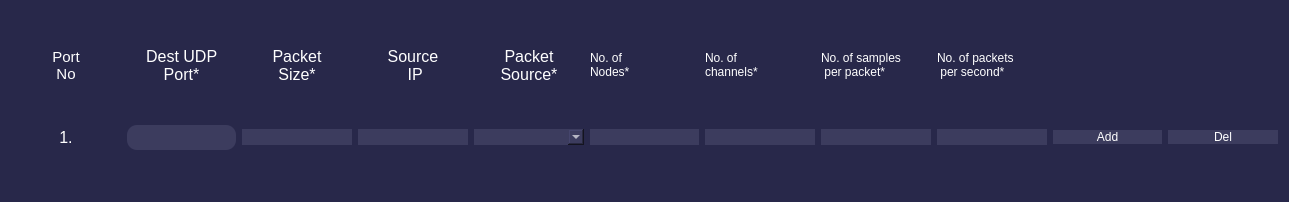
             <widget class="QWidget" name="scrollAreaWidgetContents">
              <property name="geometry">
               <rect>
                <x>0</x>
                <y>0</y>
                <width>1289</width>
                <height>202</height>
               </rect>
              </property>
              <property name="styleSheet">
               <string notr="true">border-radius : 10px;background-color: rgba(40,40,74,255);
color: rgb(255, 255, 255);</string>
              </property>
              <layout class="QHBoxLayout" name="horizontalLayout_8">
               <item>
                <layout class="QHBoxLayout" name="horizontalLayout_5">
                 <item>
                  <layout class="QGridLayout" name="details" columnstretch="0,0,0,0,0,0,0,0,0,0,0">
                   <property name="spacing">
                    <number>6</number>
                   </property>
                   <item row="0" column="4">
                    <widget class="QLabel" name="label_05">
                     <property name="sizePolicy">
                      <sizepolicy hsizetype="Minimum" vsizetype="Preferred">
                       <horstretch>0</horstretch>
                       <verstretch>0</verstretch>
                      </sizepolicy>
                     </property>
                     <property name="minimumSize">
                      <size>
                       <width>30</width>
                       <height>30</height>
                      </size>
                     </property>
                     <property name="maximumSize">
                      <size>
                       <width>16777215</width>
                       <height>30</height>
                      </size>
                     </property>
                     <property name="font">
                      <font>
                       <pointsize>12</pointsize>
                      </font>
                     </property>
                     <property name="styleSheet">
                      <string notr="true">color : rgb(255,255,255)</string>
                     </property>
                     <property name="text">
                      <string>Packet 
Source*</string>
                     </property>
                     <property name="alignment">
                      <set>Qt::AlignCenter</set>
                     </property>
                    </widget>
                   </item>
                   <item row="1" column="6">
                    <widget class="QLineEdit" name="lineEdit16">
                     <property name="sizePolicy">
                      <sizepolicy hsizetype="Minimum" vsizetype="Fixed">
                       <horstretch>0</horstretch>
                       <verstretch>0</verstretch>
                      </sizepolicy>
                     </property>
                     <property name="minimumSize">
                      <size>
                       <width>30</width>
                       <height>0</height>
                      </size>
                     </property>
                     <property name="styleSheet">
                      <string notr="true">background-color: rgba(60,60,94,255);
color: rgb(255, 255, 255);

</string>
                     </property>
                    </widget>
                   </item>
                   <item row="1" column="9">
                    <widget class="QPushButton" name="addacoustic">
                     <property name="minimumSize">
                      <size>
                       <width>30</width>
                       <height>0</height>
                      </size>
                     </property>
                     <property name="styleSheet">
                      <string notr="true">QPushButton#addacoustic{color: rgb(255,255,255);
background-color: rgba(60,60,94,255);
}
QPushButton#addacoustic::hover{
color: rgb(255,255,255);
background-color: rgba(60,60,94,255);
font: 13pt &quot;Ubuntu&quot;;}</string>
                     </property>
                     <property name="text">
                      <string>Add</string>
                     </property>
                    </widget>
                   </item>
                   <item row="1" column="5">
                    <widget class="QLineEdit" name="lineEdit15">
                     <property name="sizePolicy">
                      <sizepolicy hsizetype="Minimum" vsizetype="Fixed">
                       <horstretch>0</horstretch>
                       <verstretch>0</verstretch>
                      </sizepolicy>
                     </property>
                     <property name="minimumSize">
                      <size>
                       <width>20</width>
                       <height>0</height>
                      </size>
                     </property>
                     <property name="styleSheet">
                      <string notr="true">background-color: rgba(60,60,94,255);
color: rgb(255, 255, 255);

</string>
                     </property>
                    </widget>
                   </item>
                   <item row="0" column="8">
                    <widget class="QLabel" name="label_42">
                     <property name="sizePolicy">
                      <sizepolicy hsizetype="Minimum" vsizetype="Preferred">
                       <horstretch>0</horstretch>
                       <verstretch>0</verstretch>
                      </sizepolicy>
                     </property>
                     <property name="minimumSize">
                      <size>
                       <width>30</width>
                       <height>0</height>
                      </size>
                     </property>
                     <property name="styleSheet">
                      <string notr="true">color : rgb(255,255,255)</string>
                     </property>
                     <property name="text">
                      <string>No. of packets
 per second*</string>
                     </property>
                    </widget>
                   </item>
                   <item row="0" column="1">
                    <widget class="QLabel" name="label_01">
                     <property name="sizePolicy">
                      <sizepolicy hsizetype="Minimum" vsizetype="Preferred">
                       <horstretch>0</horstretch>
                       <verstretch>0</verstretch>
                      </sizepolicy>
                     </property>
                     <property name="minimumSize">
                      <size>
                       <width>30</width>
                       <height>30</height>
                      </size>
                     </property>
                     <property name="maximumSize">
                      <size>
                       <width>16777215</width>
                       <height>30</height>
                      </size>
                     </property>
                     <property name="font">
                      <font>
                       <pointsize>12</pointsize>
                      </font>
                     </property>
                     <property name="styleSheet">
                      <string notr="true">color : rgb(255,255,255)</string>
                     </property>
                     <property name="text">
                      <string>Dest UDP 
Port*</string>
                     </property>
                     <property name="alignment">
                      <set>Qt::AlignCenter</set>
                     </property>
                    </widget>
                   </item>
                   <item row="0" column="7">
                    <widget class="QLabel" name="label_39">
                     <property name="sizePolicy">
                      <sizepolicy hsizetype="Minimum" vsizetype="Preferred">
                       <horstretch>0</horstretch>
                       <verstretch>0</verstretch>
                      </sizepolicy>
                     </property>
                     <property name="minimumSize">
                      <size>
                       <width>30</width>
                       <height>0</height>
                      </size>
                     </property>
                     <property name="styleSheet">
                      <string notr="true">color : rgb(255,255,255)</string>
                     </property>
                     <property name="text">
                      <string>No. of samples
 per packet*</string>
                     </property>
                    </widget>
                   </item>
                   <item row="1" column="4">
                    <widget class="QComboBox" name="comboBox">
                     <property name="sizePolicy">
                      <sizepolicy hsizetype="Minimum" vsizetype="Fixed">
                       <horstretch>0</horstretch>
                       <verstretch>0</verstretch>
                      </sizepolicy>
                     </property>
                     <property name="minimumSize">
                      <size>
                       <width>30</width>
                       <height>0</height>
                      </size>
                     </property>
                     <property name="styleSheet">
                      <string notr="true">background-color: rgba(60,60,94,255);
color: rgb(255, 255, 255);

</string>
                     </property>
                     <property name="editable">
                      <bool>true</bool>
                     </property>
                    </widget>
                   </item>
                   <item row="0" column="6">
                    <widget class="QLabel" name="label_38">
                     <property name="sizePolicy">
                      <sizepolicy hsizetype="Minimum" vsizetype="Preferred">
                       <horstretch>0</horstretch>
                       <verstretch>0</verstretch>
                      </sizepolicy>
                     </property>
                     <property name="minimumSize">
                      <size>
                       <width>30</width>
                       <height>0</height>
                      </size>
                     </property>
                     <property name="styleSheet">
                      <string notr="true">color : rgb(255,255,255)</string>
                     </property>
                     <property name="text">
                      <string>No. of 
channels*</string>
                     </property>
                    </widget>
                   </item>
                   <item row="1" column="3">
                    <widget class="QLineEdit" name="lineEdit13">
                     <property name="sizePolicy">
                      <sizepolicy hsizetype="Minimum" vsizetype="Fixed">
                       <horstretch>0</horstretch>
                       <verstretch>0</verstretch>
                      </sizepolicy>
                     </property>
                     <property name="minimumSize">
                      <size>
                       <width>30</width>
                       <height>0</height>
                      </size>
                     </property>
                     <property name="styleSheet">
                      <string notr="true">background-color: rgba(60,60,94,255);
color: rgb(255, 255, 255);

</string>
                     </property>
                    </widget>
                   </item>
                   <item row="1" column="0">
                    <widget class="QLabel" name="label_10">
                     <property name="minimumSize">
                      <size>
                       <width>0</width>
                       <height>25</height>
                      </size>
                     </property>
                     <property name="maximumSize">
                      <size>
                       <width>16777215</width>
                       <height>25</height>
                      </size>
                     </property>
                     <property name="font">
                      <font>
                       <pointsize>12</pointsize>
                      </font>
                     </property>
                     <property name="styleSheet">
                      <string notr="true">color : rgb(255,255,255)</string>
                     </property>
                     <property name="text">
                      <string>1.</string>
                     </property>
                     <property name="alignment">
                      <set>Qt::AlignCenter</set>
                     </property>
                    </widget>
                   </item>
                   <item row="1" column="8">
                    <widget class="QLineEdit" name="lineEdit18">
                     <property name="sizePolicy">
                      <sizepolicy hsizetype="Minimum" vsizetype="Fixed">
                       <horstretch>0</horstretch>
                       <verstretch>0</verstretch>
                      </sizepolicy>
                     </property>
                     <property name="minimumSize">
                      <size>
                       <width>30</width>
                       <height>0</height>
                      </size>
                     </property>
                     <property name="styleSheet">
                      <string notr="true">background-color: rgba(60,60,94,255);
color: rgb(255, 255, 255);

</string>
                     </property>
                    </widget>
                   </item>
                   <item row="0" column="0">
                    <widget class="QLabel" name="label_00">
                     <property name="sizePolicy">
                      <sizepolicy hsizetype="Minimum" vsizetype="Preferred">
                       <horstretch>0</horstretch>
                       <verstretch>0</verstretch>
                      </sizepolicy>
                     </property>
                     <property name="minimumSize">
                      <size>
                       <width>30</width>
                       <height>30</height>
                      </size>
                     </property>
                     <property name="maximumSize">
                      <size>
                       <width>16777215</width>
                       <height>30</height>
                      </size>
                     </property>
                     <property name="font">
                      <font>
                       <pointsize>11</pointsize>
                      </font>
                     </property>
                     <property name="styleSheet">
                      <string notr="true">color : rgb(255,255,255)</string>
                     </property>
                     <property name="text">
                      <string>Port 
No</string>
                     </property>
                     <property name="alignment">
                      <set>Qt::AlignCenter</set>
                     </property>
                    </widget>
                   </item>
                   <item row="1" column="7">
                    <widget class="QLineEdit" name="lineEdit17">
                     <property name="sizePolicy">
                      <sizepolicy hsizetype="Minimum" vsizetype="Fixed">
                       <horstretch>0</horstretch>
                       <verstretch>0</verstretch>
                      </sizepolicy>
                     </property>
                     <property name="minimumSize">
                      <size>
                       <width>30</width>
                       <height>0</height>
                      </size>
                     </property>
                     <property name="styleSheet">
                      <string notr="true">background-color: rgba(60,60,94,255);
color: rgb(255, 255, 255);

</string>
                     </property>
                    </widget>
                   </item>
                   <item row="0" column="5">
                    <widget class="QLabel" name="label_37">
                     <property name="sizePolicy">
                      <sizepolicy hsizetype="Minimum" vsizetype="Preferred">
                       <horstretch>0</horstretch>
                       <verstretch>0</verstretch>
                      </sizepolicy>
                     </property>
                     <property name="minimumSize">
                      <size>
                       <width>20</width>
                       <height>0</height>
                      </size>
                     </property>
                     <property name="styleSheet">
                      <string notr="true">color : rgb(255,255,255)</string>
                     </property>
                     <property name="text">
                      <string>No. of 
Nodes*</string>
                     </property>
                    </widget>
                   </item>
                   <item row="1" column="1">
                    <widget class="QLineEdit" name="lineEdit11">
                     <property name="sizePolicy">
                      <sizepolicy hsizetype="Minimum" vsizetype="Preferred">
                       <horstretch>0</horstretch>
                       <verstretch>0</verstretch>
                      </sizepolicy>
                     </property>
                     <property name="minimumSize">
                      <size>
                       <width>30</width>
                       <height>0</height>
                      </size>
                     </property>
                     <property name="styleSheet">
                      <string notr="true">background-color: rgba(60,60,94,255);
color: rgb(255, 255, 255);

</string>
                     </property>
                    </widget>
                   </item>
                   <item row="1" column="2">
                    <widget class="QLineEdit" name="lineEdit12">
                     <property name="sizePolicy">
                      <sizepolicy hsizetype="Minimum" vsizetype="Fixed">
                       <horstretch>0</horstretch>
                       <verstretch>0</verstretch>
                      </sizepolicy>
                     </property>
                     <property name="minimumSize">
                      <size>
                       <width>30</width>
                       <height>0</height>
                      </size>
                     </property>
                     <property name="styleSheet">
                      <string notr="true">background-color: rgba(60,60,94,255);
color: rgb(255, 255, 255);

</string>
                     </property>
                    </widget>
                   </item>
                   <item row="0" column="3">
                    <widget class="QLabel" name="label_03">
                     <property name="sizePolicy">
                      <sizepolicy hsizetype="Minimum" vsizetype="Preferred">
                       <horstretch>0</horstretch>
                       <verstretch>0</verstretch>
                      </sizepolicy>
                     </property>
                     <property name="minimumSize">
                      <size>
                       <width>30</width>
                       <height>30</height>
                      </size>
                     </property>
                     <property name="maximumSize">
                      <size>
                       <width>16777215</width>
                       <height>30</height>
                      </size>
                     </property>
                     <property name="font">
                      <font>
                       <pointsize>12</pointsize>
                      </font>
                     </property>
                     <property name="styleSheet">
                      <string notr="true">color : rgb(255,255,255)</string>
                     </property>
                     <property name="text">
                      <string>Source
 IP</string>
                     </property>
                     <property name="alignment">
                      <set>Qt::AlignCenter</set>
                     </property>
                    </widget>
                   </item>
                   <item row="0" column="2">
                    <widget class="QLabel" name="label_02">
                     <property name="sizePolicy">
                      <sizepolicy hsizetype="Minimum" vsizetype="Preferred">
                       <horstretch>0</horstretch>
                       <verstretch>0</verstretch>
                      </sizepolicy>
                     </property>
                     <property name="minimumSize">
                      <size>
                       <width>30</width>
                       <height>30</height>
                      </size>
                     </property>
                     <property name="maximumSize">
                      <size>
                       <width>16777215</width>
                       <height>30</height>
                      </size>
                     </property>
                     <property name="font">
                      <font>
                       <pointsize>12</pointsize>
                      </font>
                     </property>
                     <property name="styleSheet">
                      <string notr="true">color : rgb(255,255,255)</string>
                     </property>
                     <property name="text">
                      <string>Packet 
Size*</string>
                     </property>
                     <property name="alignment">
                      <set>Qt::AlignCenter</set>
                     </property>
                    </widget>
                   </item>
                   <item row="1" column="10">
                    <widget class="QPushButton" name="delacoustic">
                     <property name="minimumSize">
                      <size>
                       <width>30</width>
                       <height>0</height>
                      </size>
                     </property>
                     <property name="styleSheet">
                      <string notr="true">QPushButton#delacoustic{color: rgb(255,255,255);
background-color: rgba(60,60,94,255);
}
QPushButton#delacoustic::hover{
color: rgb(255,255,255);
background-color: rgba(60,60,94,255);
font: 13pt &quot;Ubuntu&quot;;}</string>
                     </property>
                     <property name="text">
                      <string>Del</string>
                     </property>
                    </widget>
                   </item>
                  </layout>
                 </item>
                </layout>
               </item>
              </layout>
             </widget>
